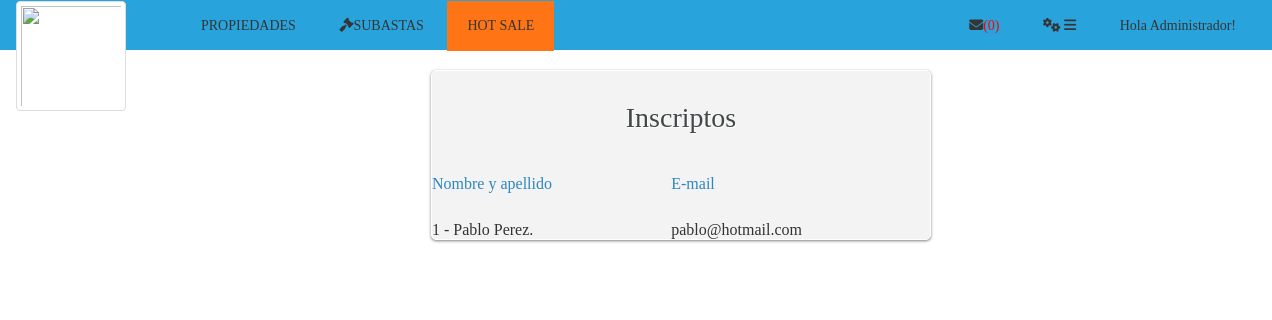
Page /inscriptos.php?sub=58 (signed in) on the committed database.
### tables this page shows
CREATE TABLE `inscripto` (
  `idInscripto` int(11) NOT NULL,
  `idPersona` int(11) NOT NULL,
  `idSubasta` int(11) NOT NULL,
  `fecha` datetime NOT NULL
);

CREATE TABLE `persona` (
  `IdPersona` int(11) NOT NULL,
  `dni` int(8) NOT NULL,
  `nombre` varchar(50) NOT NULL,
  `apellido` varchar(50) NOT NULL,
  `telefono` int(30) NOT NULL,
  `email` varchar(45) NOT NULL,
  `clave` varchar(11) NOT NULL,
  `tipoU` varchar(11) DEFAULT NULL,
  `rol` int(3) DEFAULT NULL,
  `credito` int(2) DEFAULT NULL,
  `ciudad` varchar(45) NOT NULL,
  `fechaNacimiento` datetime NOT NULL,
  `idTarjeta` int(11) NOT NULL,
  `fechaRegistro` datetime NOT NULL,
  `fechaModificacion` datetime NOT NULL
);

### inscriptos.php (the view, shortened to what this page needs)
<html>
	<head>
<?php
		include("cabecera.php");
?>
<?php
$con=conectar();
$subasta=$_GET['sub'];
$var_consulta= "SELECT idPersona FROM inscripto WHERE idSubasta=$subasta";
   $result = mysqli_query($con, $var_consulta);
   $num=mysqli_num_rows($result);
if ($num==0) {
  echo"<h4>NO HAY INSCRIPTOS</h4>";
 }
else{
?>
	</head>
	<body>
		<div id="wrapper" style="margin: 0 auto;" >
			<form name="formulario" class="login-form" style="width:500px;" >
				<div class="header">
					<h1>  Inscriptos</h1>
				</div>
			 <table  style="width:500px;">
				<?php $primero = "Nombre y apellido";
                              $segundo="E-mail";
                               $color = "#2E86C1";
  ?>
 <tr>
  <td><?php echo "<p><font color='".$color."'>".$primero."</font></p>";  ?> </td>
  <td ><?php echo "<p><font color='".$color."'>".$segundo."</font></p>";  ?></td>
 </tr>
                    <?php
                    $i=1;
                    while ($row = mysqli_fetch_array($result)){
                      $var_consulta2= "SELECT apellido, nombre, email FROM persona WHERE idPersona=$row[0]";
                         $result2 = mysqli_query($con, $var_consulta2);
                         $row2 = mysqli_fetch_array($result2); ?>
                      <tr>
                             <td> <br><?php echo "$i - $row2[1] $row2[0]." ; ?> </td>
                              <td> <br><?php echo "$row2[2]"; ?> </td>
                          </tr>
                     <?php $i=$i + 1;  }
                    ?>
					</table>
			</form>
			<?php } ?>
		</div>
	</body>
</html>

### css/estilos.css (style rules this page uses)
body { background-color:#ffffff ; font-family:'Bree Serif', serif; }
.login-form { width: 410px; margin: auto; position: relative; background: #f3f3f3; border: 1px solid #fff; border-radius: 5px; box-shadow: 0 1px 3px rgba(0,0,0,0.5); -moz-box-shadow: 0 1px 3px rgba(0,0,0,0.5); -webkit-box-shadow: 0 1px 3px rgba(0,0,0,0.5); }
#wrapper { width: 410px; height: 400px; margin: 70px auto; }
#wrapper h1 { text-align: center; }
.login-form .header { padding: 10px 30px 30px 30px; }
.login-form .header h1 { font-family: 'Bree Serif', serif; font-weight: 300; font-size: 28px; line-height:34px; color: #414848; text-shadow: 1px 1px 0 rgba(256,256,256,1.0); margin-bottom: 10px; }

### rows in the picture
inscripto: idPersona.nombre "Pablo", idPersona.apellido "Perez", idPersona.email "pablo@hotmail.com"

### other values in the picture
$numero "(0)"
$primero "Nombre y apellido"
$segundo "E-mail"
